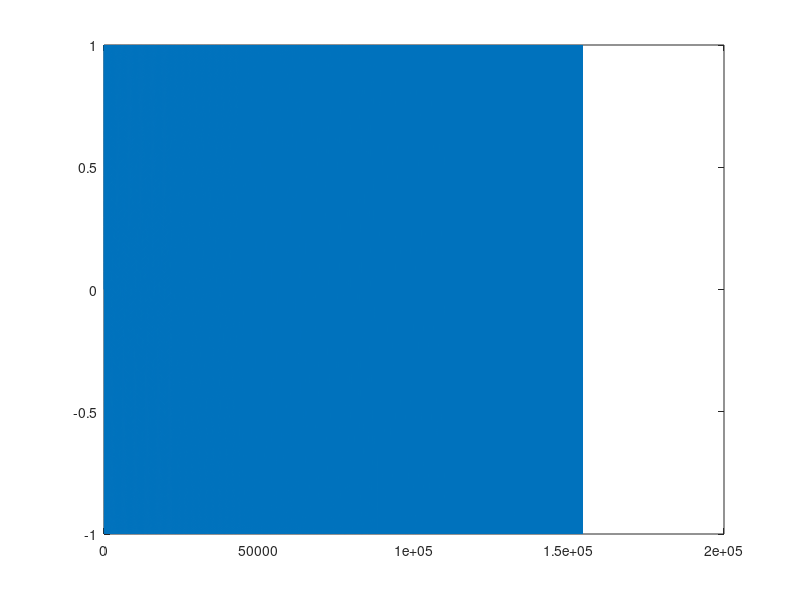

This figure's MATLAB source:
clear all;
close all;

fs = 44100;  % sample rate
t = 0:1/fs:0.5;

% pitch = 69 + 12 x log2(freq / 440)
%    DO RE MI FA SO LA TI
p = [60 62 64 65 67 69 71];
f = 440*power(2, (p-69)/12);
DO = sin(2*pi*f(1)*t);
RE = sin(2*pi*f(2)*t);
MI = sin(2*pi*f(3)*t);
FA = sin(2*pi*f(4)*t);
SO = sin(2*pi*f(5)*t);
LA = sin(2*pi*f(6)*t);
TI = sin(2*pi*f(7)*t);
Cscale = [DO, RE, MI, FA, SO, LA, TI];

plot(Cscale);
sound(Cscale, fs);
